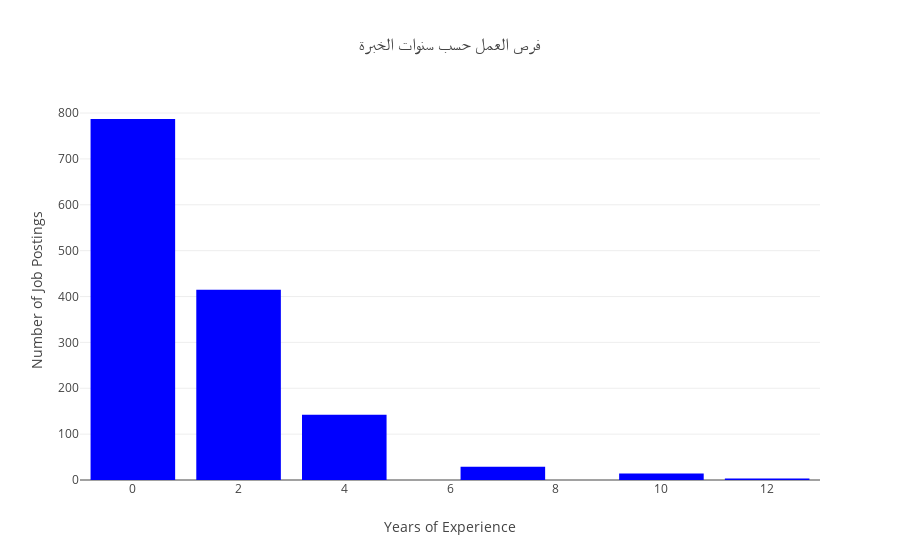

Notebook code cell kept with this figure:
### Markdown cell above
Q4 Are job opportunities predominantly targeted at individuals with exper mience, or is there room for fresh graduates as well?

### Code cell
experience_counts = df['exper'].value_counts().reset_index()
experience_counts.columns = ['years_of_experience', 'count']

# Creating the bar chart
fig = px.bar(experience_counts, x='years_of_experience', y='count', 
             title='فرص العمل حسب سنوات الخبرة',
             labels={'count': 'Number of Job Postings', 'years_of_experience': 'Years of Experience'},
             color_discrete_sequence=['blue'])

# Show the chart
fig.show()

### Figure 1 — Plotly figure (JSON) as saved in the notebook; plotly's stock layout.template omitted (floating-point values rounded to 4 significant figures)
{"data": [{"alignmentgroup": "True", "hovertemplate": "Years of Experience=%{x}<br>Number of Job Postings=%{y}<extra></extra>", "legendgroup": "", "marker": {"color": "blue", "pattern": {"shape": ""}}, "name": "", "offsetgroup": "", "orientation": "v", "showlegend": false, "textposition": "auto", "type": "bar", "x": [0, 2, 4, 7, 10, 12], "xaxis": "x", "y": [787, 415, 142, 29, 14, 3], "yaxis": "y"}], "layout": {"barmode": "relative", "legend": {"tracegroupgap": 0}, "title": {"text": "فرص العمل حسب سنوات الخبرة"}, "xaxis": {"anchor": "y", "domain": [0, 1], "title": {"text": "Years of Experience"}}, "yaxis": {"anchor": "x", "domain": [0, 1], "title": {"text": "Number of Job Postings"}}}}
